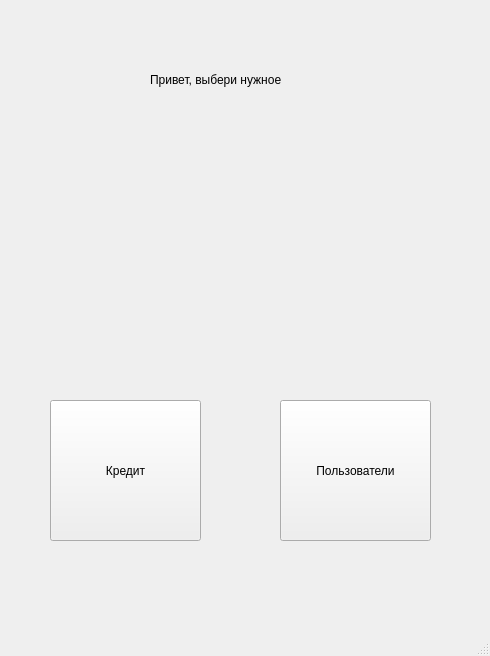
<?xml version="1.0" encoding="UTF-8"?>
<ui version="4.0">
 <class>MainWindow</class>
 <widget class="QMainWindow" name="MainWindow">
  <property name="geometry">
   <rect>
    <x>0</x>
    <y>0</y>
    <width>490</width>
    <height>656</height>
   </rect>
  </property>
  <property name="windowTitle">
   <string>MainWindow</string>
  </property>
  <widget class="QWidget" name="centralwidget">
   <widget class="QPushButton" name="MoveCalculator">
    <property name="geometry">
     <rect>
      <x>280</x>
      <y>400</y>
      <width>151</width>
      <height>141</height>
     </rect>
    </property>
    <property name="text">
     <string>Пользователи</string>
    </property>
   </widget>
   <widget class="QLabel" name="label">
    <property name="geometry">
     <rect>
      <x>150</x>
      <y>70</y>
      <width>171</width>
      <height>20</height>
     </rect>
    </property>
    <property name="text">
     <string>Привет, выбери нужное</string>
    </property>
   </widget>
   <widget class="QPushButton" name="MoveCredit">
    <property name="geometry">
     <rect>
      <x>50</x>
      <y>400</y>
      <width>151</width>
      <height>141</height>
     </rect>
    </property>
    <property name="whatsThis">
     <string>&lt;html&gt;&lt;head/&gt;&lt;body&gt;&lt;p align=&quot;center&quot;&gt;&lt;br/&gt;&lt;/p&gt;&lt;/body&gt;&lt;/html&gt;</string>
    </property>
    <property name="text">
     <string>Кредит</string>
    </property>
   </widget>
  </widget>
  <widget class="QStatusBar" name="statusbar"/>
 </widget>
 <tabstops>
  <tabstop>MoveCredit</tabstop>
 </tabstops>
 <resources/>
 <connections/>
</ui>
